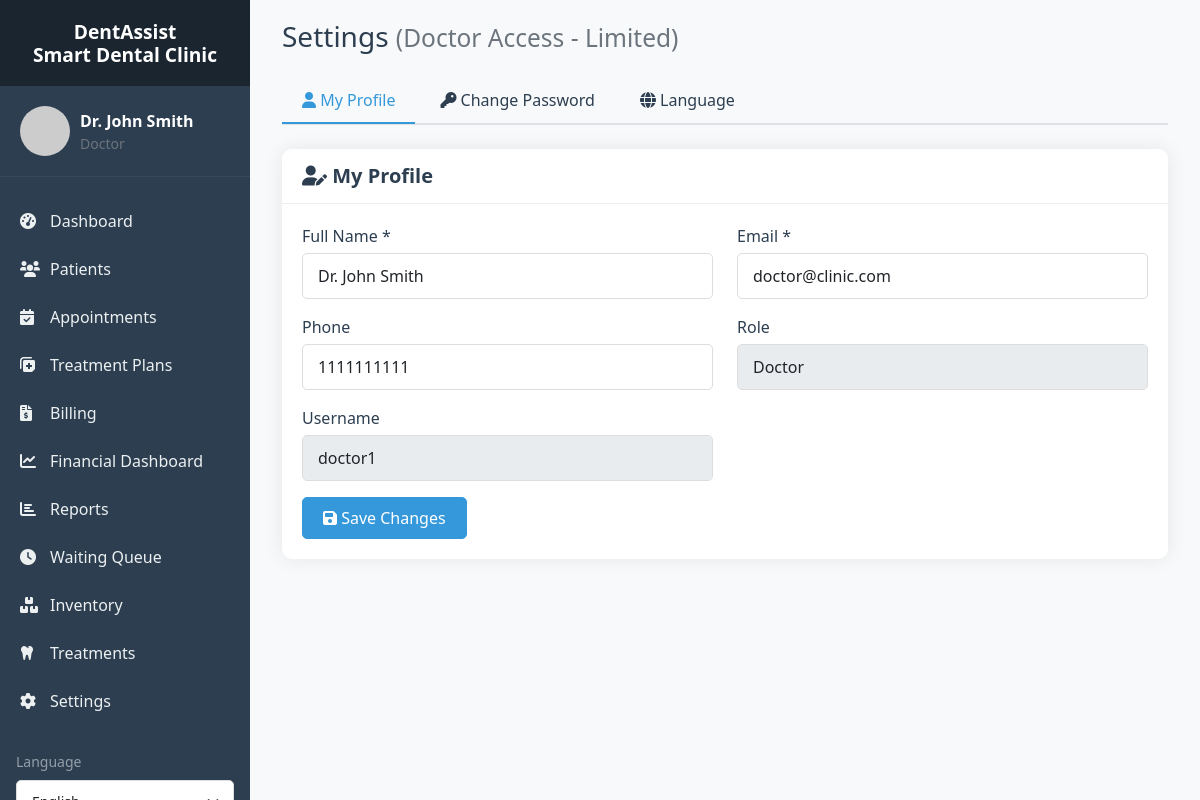
/settings/index.php (signed in), run on the app's committed database.
### tables this page shows
CREATE TABLE `users` (
  `id` int(11) NOT NULL,
  `username` varchar(191) NOT NULL,
  `email` varchar(191) NOT NULL,
  `password_hash` varchar(255) NOT NULL,
  `full_name` varchar(100) NOT NULL,
  `role` enum('doctor','assistant','patient') NOT NULL,
  `is_admin` tinyint(1) NOT NULL DEFAULT 0,
  `phone` varchar(20) DEFAULT NULL,
  `profile_image` varchar(255) DEFAULT NULL,
  `created_at` timestamp NOT NULL DEFAULT current_timestamp(),
  `updated_at` timestamp NOT NULL DEFAULT current_timestamp() ON UPDATE current_timestamp(),
  `is_active` tinyint(1) DEFAULT 1,
  `last_login` timestamp NULL DEFAULT NULL
);

### includes/functions.php (called while the page is built, shortened)
<?php
require_once 'db.php';
require_once 'auth.php';
function url($path = '')
{
    $base = defined('SITE_URL') ? rtrim(SITE_URL, '/') : '';
    return $base . '/' . ltrim($path, '/');
}
function __($key, $default = '')
{
    static $translations = null;
    if ($translations === null) {
        $lang = $_SESSION['lang'] ?? 'en';
        $langFile = __DIR__ . "/../languages/{$lang}.php";
        if (file_exists($langFile)) {
            $translations = include $langFile;
        } else {
            $translations = [];
        }
    }
    return $translations[$key] ?? ($default ?: $key);
}

### includes/auth.php (called while the page is built, shortened)
<?php
require_once 'db.php';
class Auth
{
    public static function isAdmin()
    {
        return isset($_SESSION['username']) && strtolower((string) $_SESSION['username']) === 'admin';
    }
    public static function userId()
    {
        return $_SESSION['user_id'] ?? null;
    }
}

### includes/db.php (called while the page is built, shortened)
<?php
class Database {
    private $host = DB_HOST;
    private $user = DB_USER;
    private $pass = DB_PASS;
    private $dbname = DB_NAME;
    private $conn;
    private static $instance = null;
    private function __construct() {
        try {
            $this->conn = new mysqli($this->host, $this->user, $this->pass, $this->dbname);
            $this->conn->set_charset("utf8mb4");
        } catch (Exception $e) {
            die("Database connection error: " . $e->getMessage());
        }
    }
    public static function getInstance() {
        if (self::$instance == null) {
            self::$instance = new Database();
        }
        return self::$instance;
    }
    public function query($sql, $params = [], $types = "") {
        $stmt = $this->conn->prepare($sql);
        if (!empty($params)) {
            if (empty($types)) {
                $types = $this->determineTypes($params);
            }
            $stmt->bind_param($types, ...$params);
        }
        $stmt->execute();
        return $stmt;
    }
    private function determineTypes($params) {
        $types = '';
        foreach ($params as $param) {
            if (is_int($param)) {
                $types .= 'i';
            } elseif (is_float($param)) {
                $types .= 'd';
            } elseif (is_string($param)) {
                $types .= 's';
            } else {
                $types .= 'b';
            }
        }
        return $types;
    }
    public function fetchOne($sql, $params = [], $types = "") {
        $stmt = $this->query($sql, $params, $types);
        $result = $stmt->get_result();
        if ($result && $result->num_rows > 0) {
            return $result->fetch_assoc();
        }
        return null;
    }
}
?>

### settings/index.php (the view, shortened to what this page needs)
<?php
require_once '../includes/db.php';
require_once '../includes/auth.php';
require_once '../includes/functions.php';
$isAdmin = Auth::isAdmin();
$userRole = $_SESSION['role'] ?? '';
$isDoctor = ($userRole === 'doctor');
$db = Database::getInstance();
$activeTab = $_GET['tab'] ?? 'profile';
$currentUser = $db->fetchOne("SELECT * FROM users WHERE id = ?", [Auth::userId()]);
include '../layouts/header.php';
?>
<div class="container-fluid">
    <h1 class="h3 mb-4">
        <?php echo __('settings_title'); ?>
        <?php if ($isAdmin): ?>
            <small class="text-muted">(Admin Access)</small>
        <?php elseif ($isDoctor): ?>
            <small class="text-muted">(Doctor Access - Limited)</small>
        <?php else: ?>
            <small class="text-muted">(Limited Access)</small>
        <?php endif; ?>
    </h1>
    <ul class="nav nav-tabs mb-4">
        <li class="nav-item">
            <a class="nav-link <?php echo $activeTab == 'profile' ? 'active' : ''; ?>"
               href="<?php echo url('settings/index.php?tab=profile'); ?>">
                <i class="fas fa-user"></i> <?php echo __('my_profile'); ?>
            </a>
        </li>
        <li class="nav-item">
            <a class="nav-link <?php echo $activeTab == 'password' ? 'active' : ''; ?>"
               href="<?php echo url('settings/index.php?tab=password'); ?>">
                <i class="fas fa-key"></i> <?php echo __('change_password'); ?>
            </a>
        </li>
        <li class="nav-item">
            <a class="nav-link <?php echo $activeTab == 'language' ? 'active' : ''; ?>"
               href="<?php echo url('settings/index.php?tab=language'); ?>">
                <i class="fas fa-globe"></i> <?php echo __('language'); ?>
            </a>
        </li>
    </ul>
    <?php if ($activeTab == 'profile'): ?>
        <div class="card">
            <div class="card-header">
                <h5><i class="fas fa-user-edit"></i> <?php echo __('my_profile'); ?></h5>
            </div>
            <div class="card-body">
                <form method="post">
                    <div class="row">
                        <div class="col-md-6 mb-3">
                            <label class="form-label"><?php echo __('full_name'); ?> *</label>
                            <input type="text" class="form-control" name="full_name"
                                   value="<?php echo htmlspecialchars($currentUser['full_name']); ?>" required>
                        </div>
                        <div class="col-md-6 mb-3">
                            <label class="form-label"><?php echo __('email'); ?> *</label>
                            <input type="email" class="form-control" name="email"
                                   value="<?php echo htmlspecialchars($currentUser['email']); ?>" required>
                        </div>
                        <div class="col-md-6 mb-3">
                            <label class="form-label"><?php echo __('phone'); ?></label>
                            <input type="text" class="form-control" name="phone"
                                   value="<?php echo htmlspecialchars($currentUser['phone']); ?>">
                        </div>
                        <div class="col-md-6 mb-3">
                            <label class="form-label"><?php echo __('role'); ?></label>
                            <input type="text" class="form-control" value="<?php echo ucfirst($currentUser['role']); ?>" disabled>
                        </div>
                        <div class="col-md-6 mb-3">
                            <label class="form-label"><?php echo __('username'); ?></label>
                            <input type="text" class="form-control" value="<?php echo htmlspecialchars($currentUser['username']); ?>" disabled>
                        </div>
                    </div>
                    <button type="submit" name="update_profile" class="btn btn-primary">
                        <i class="fas fa-save"></i> <?php echo __('save_changes'); ?>
                    </button>
                </form>
            </div>
        </div>
    <?php endif; ?>
</div>
<?php include '../layouts/footer.php'; ?>

### assets/css/style.css (style rules this page uses)
:root { --primary-color: #3498db; --secondary-color: #2c3e50; --success-color: #28a745; --danger-color: #dc3545; --warning-color: #ffc107; --info-color: #17a2b8; --light-color: #f8f9fa; --dark-color: #343a40; }
body { font-family: 'Segoe UI', Tahoma, Geneva, Verdana, sans-serif; background-color: #f8f9fa; margin: 0; padding: 0; }
h1, h2, h3, h4, h5, h6 { color: var(--secondary-color); font-weight: 600; }
.card { border: none; border-radius: 10px; box-shadow: 0 0 20px rgba(0,0,0,0.08); margin-bottom: 20px; }
.card-header { background-color: white; border-bottom: 1px solid #eee; padding: 15px 20px; border-radius: 10px 10px 0 0 !important; }
.card-header h5 { margin: 0; color: var(--secondary-color); }
.card-body { padding: 20px; }
.btn { border-radius: 5px; padding: 8px 20px; font-weight: 500; transition: all 0.3s; }
.btn-primary { background-color: var(--primary-color); border-color: var(--primary-color); }
.form-control, .form-select { border-radius: 5px; border: 1px solid #ddd; padding: 10px 15px; transition: all 0.3s; }
.form-label { font-weight: 500; color: var(--secondary-color); margin-bottom: 5px; }
.nav-tabs { border-bottom: 2px solid #dee2e6; margin-bottom: 20px; }
.nav-tabs .nav-link { border: none; color: var(--secondary-color); font-weight: 500; padding: 10px 20px; margin-right: 5px; }
.nav-tabs .nav-link.active { border: none; color: var(--primary-color); border-bottom: 2px solid var(--primary-color); background-color: transparent; }

### data on the page
users: full_name "Dr. John Smith", email "doctor@clinic.com", phone "1111111111", role "Doctor", username "doctor1"

### other printed values
SITE_NAME "DentAssist Smart Dental Clinic"
$_SESSION['full_name'] "Dr. John Smith"
$role "Doctor"
__('dashboard', 'Dashboard') "Dashboard"
__('patients', 'Patients') "Patients"
__('appointments', 'Appointments') "Appointments"
__('treatment_plans', 'Treatment Plans') "Treatment Plans"
__('billing', 'Billing') "Billing"
__('financial_dashboard', 'Financial Dashboard') "Financial Dashboard"
__('reports', 'Reports') "Reports"
__('queue', 'Waiting Queue') "Waiting Queue"
__('inventory', 'Inventory') "Inventory"
__('treatments', 'Treatments') "Treatments"
__('settings', 'Settings') "Settings"
__('language', 'Language') "Language"
